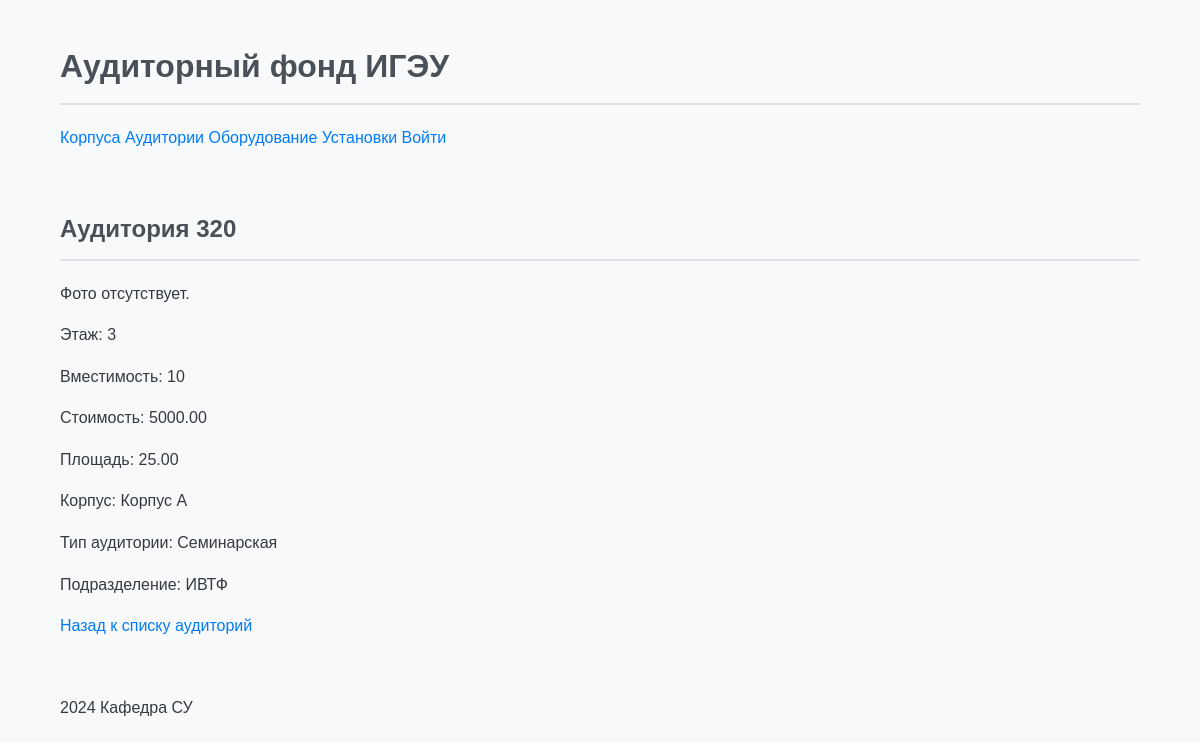
The page /rooms/3/ on the database as committed earlier.
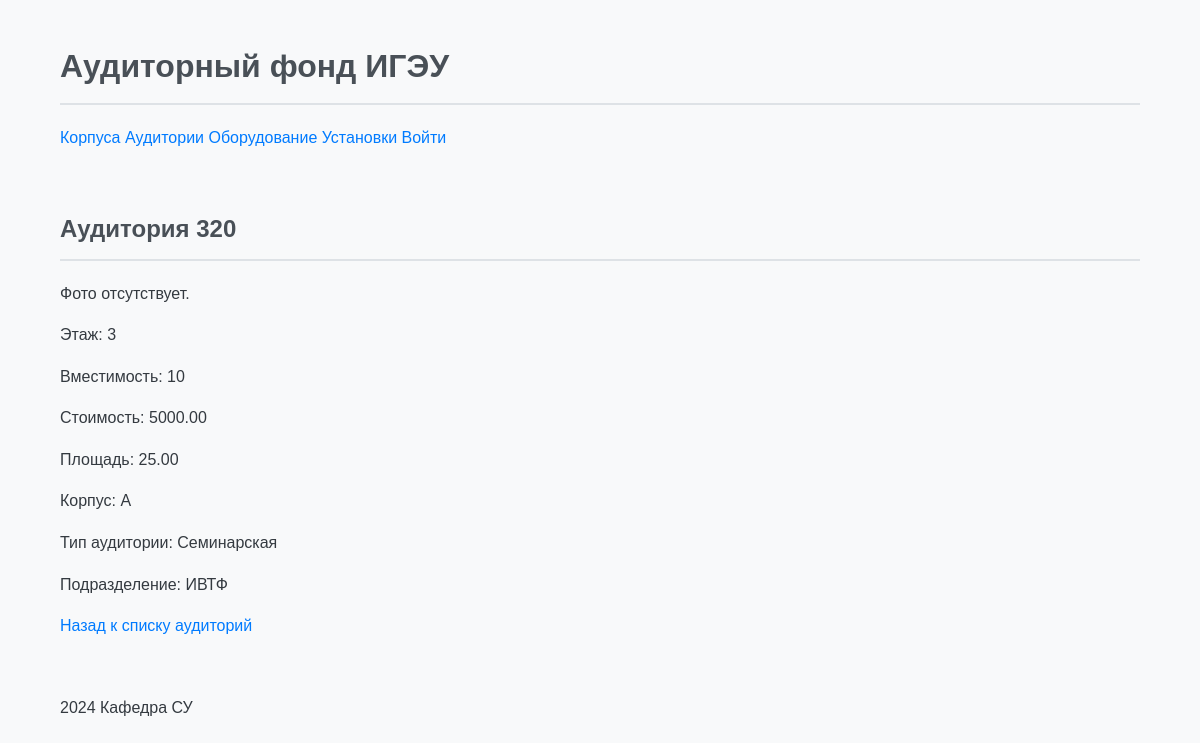
The same page on the database as committed later.
### classrooms/models.py (models this page shows, shortened)
class Room(models.Model):
    number = models.CharField(max_length=10, verbose_name="Номер аудитории")
    floor = models.IntegerField(verbose_name="Этаж")
    cost = models.DecimalField(max_digits=10, decimal_places=2, verbose_name="Стоимость")
    area = models.DecimalField(max_digits=10, decimal_places=2, verbose_name="Площадь")
    capacity = models.IntegerField(verbose_name="Вместимость")
    campus = models.ForeignKey('Campus', on_delete=models.CASCADE, verbose_name="Корпус")
    room_type = models.ForeignKey('RoomType', on_delete=models.CASCADE, verbose_name="Тип аудитории")
    department = models.ForeignKey('Department', on_delete=models.CASCADE, verbose_name="Факультет")
    photo = models.ImageField(upload_to='rooms/', verbose_name="Фотография", blank=True, null=True)
    name = models.CharField(max_length=100, default="Default Room")
    capacity = models.PositiveIntegerField()

class Campus(models.Model):
    name = models.CharField(max_length=255)
    photo = models.ImageField(upload_to='campus_photos/', blank=True, null=True)

class RoomType(models.Model):
    name = models.CharField(max_length=255)

class Department(models.Model):
    name = models.CharField(max_length=255)

### classrooms/views.py (the view)
# urls.py: path('rooms/<int:pk>/', views.RoomDetailView.as_view(), name='room_detail'),
class RoomDetailView(DetailView):
    model = Room
    template_name = 'classrooms/room_detail.html'
    context_object_name = 'room'

### classrooms/templates/classrooms/room_detail.html
{% extends "base_generic.html" %}
{% block content %}
  <h2>Аудитория {{ room.number }}</h2>
  {% if room.photo %}
    <img src="{{ room.photo.url }}" alt="Фото аудитории {{ room.number }}" class="card-image">
  {% else %}
    <p>Фото отсутствует.</p>
  {% endif %}
  <p>Этаж: {{ room.floor }}</p>
  <p>Вместимость: {{ room.capacity }}</p>
  <p>Стоимость: {{ room.cost }}</p>
  <p>Площадь: {{ room.area }}</p>
  <p>Корпус: {{ room.campus.name }}</p>
  <p>Тип аудитории: {{ room.room_type.name }}</p>
  <p>Подразделение: {{ room.department.name }}</p>
  <a href="{% url 'room_list' %}">Назад к списку аудиторий</a>
{% endblock %}

Rows that differ between the two databases and show on the page:
changed through a linked row, Room "Семинарская": campus.name "Корпус А" → "А"
